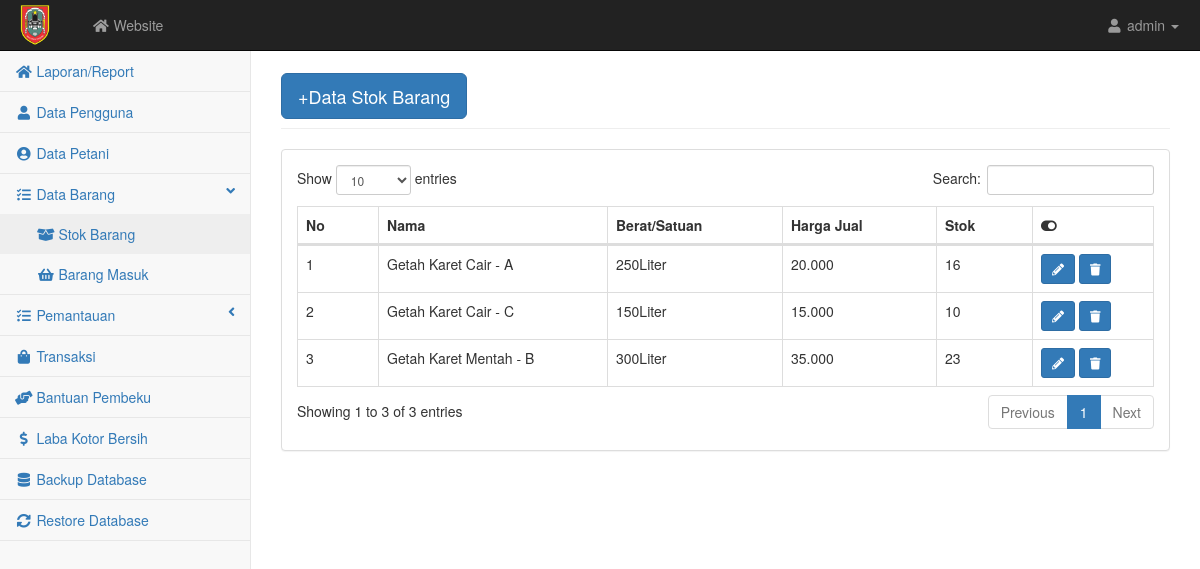
/admin/inventori.php, run on the app's committed database.
### tables this page shows
CREATE TABLE `inventori` (
  `idinventori` int(2) NOT NULL,
  `namainven` varchar(50) NOT NULL,
  `satuan` varchar(50) NOT NULL,
  `stok` int(3) NOT NULL,
  `harga` float NOT NULL
);

### admin/inventori.php (the view)
<?php require('atas.php') ?>
<div id="page-wrapper">
    <div class="container-fluid">
        <div class="row">
            <div class="col-lg-12">
                <h1 class="page-header"><button class="btn btn-primary btn-lg"><a href="inventori_input.php" style="color: white; text-decoration: none">+Data Stok Barang</a></button></h1>
            </div>
        </div>
        <div class="row">
            <div class="col-lg-12">
                <div class="panel panel-default">
                    <div class="panel-body">
                        <div class="table-responsive">
                            <table class="table table-bordered table-hover" id="dataTables-example">
                                <thead class="success">
                                    <tr>
                                        <th>No</th>
                                        <th>Nama</th>
                                        <th>Berat/Satuan</th>
                                        <th>Harga Jual</th>
                                        <th>Stok</th>
                                        <th><i class="fa fa-toggle-on"></i></th>
                                    </tr>
                                </thead>
                                <tbody>
                                    <?php $no=1; $query = mysqli_query($kon, "SELECT * FROM inventori ORDER BY namainven ASC");
                                        while($data = mysqli_fetch_array($query)){ ?>
                                            <tr class="odd gradeX">
                                                    <td><?= $no++; ?></td>
                                                    <td><?= $data['namainven'] ?></td>
                                                    <td><?= $data['satuan'] ?></td>
                                                    <td><?= number_format($data['harga'],0,'.','.') ?></td>
                                                    <td><?= $data['stok'] ?></td>
                                                    <td>
                                                        <a href="inventori_edit.php?idinventori=<?php echo $data['idinventori']; ?>" class="btn btn-primary btn-sm"><i class="fa fa-pencil-alt"></i></a>
                                                        <a href="delete.php?idinventori=<?php echo $data['idinventori'] ?>" class="btn btn-primary btn-sm"><i class="fa fa-trash"></i></a>
                                                    </td>
                                                </tr>
                                        <?php } ?>
                                </tbody>
                            </table>
                        </div>
                    </div>
                </div>
            </div>
        </div>
    </div>
</div>
    </div>
<?php require('bawah.php') ?>

### admin/css/startmin.css (style rules this page uses)
body { background-color: #f8f8f8; }
#page-wrapper { padding-top: 30px; min-height: 568px; background-color: #fff; }
@media (min-width:768px) { #page-wrapper { position: inherit; margin-left: 250px; padding: 30px 15px 0 15px; border-left: 1px solid #e7e7e7; } }
table.dataTable thead .sorting, table.dataTable thead .sorting_asc, table.dataTable thead .sorting_desc, table.dataTable thead .sorting_asc_disabled, table.dataTable thead .sorting_desc_disabled { background: 0 0; }
table.dataTable thead .sorting_asc:after { content: "\f0de"; float: right; font-family: fontawesome; }
table.dataTable thead .sorting:after { content: "\f0dc"; float: right; font-family: fontawesome; color: rgba(50,50,50,.5); }

### data on the page
inventori: namainven "Getah Karet Cair - A", satuan "250Liter", harga "20.000", stok "16"
inventori: namainven "Getah Karet Cair - C", satuan "150Liter", harga "15.000", stok "10"
inventori: namainven "Getah Karet Mentah - B", satuan "300Liter", harga "35.000", stok "23"
